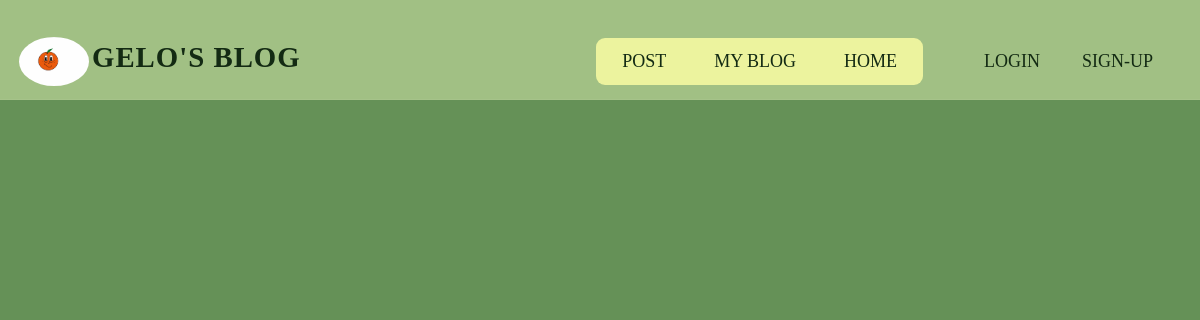
The page /posts/index on the database as committed earlier.
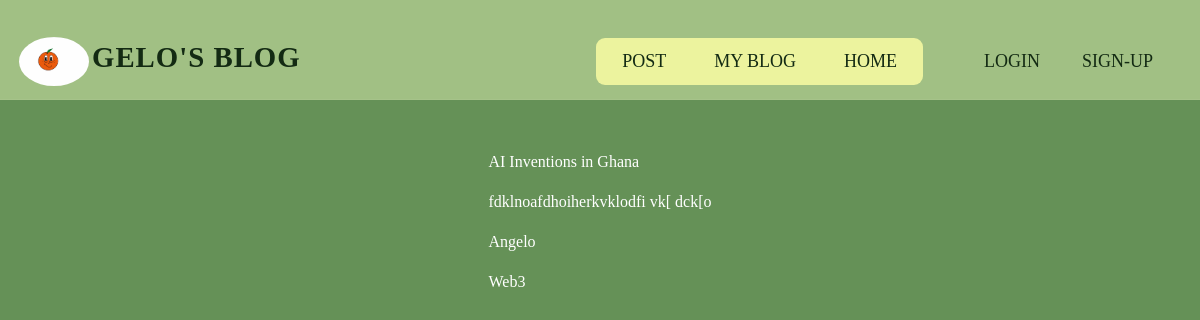
The same page on the database as committed later.
### posts/models.py (models this page shows, shortened)
class Articles(models.Model):
    headline = models.CharField(max_length=200)
    content = models.TextField()
    published_date = models.DateTimeField(auto_now_add=True)
    reporter = models.TextField()
    category = models.TextField()
    featured_Image = models.ImageField(upload_to='articles/featured_images/', blank=True, null=True)

### posts/views.py (the view)
# urls.py: path('index', views.index, name='index'),
def index(request):
    blogsP = Articles.objects.all()
    context = {
        'blogsP': blogsP
    }
    return render(request, 'posts/index.html', context)

### posts/templates/posts/index.html
{% extends "posts/base.html" %}
{% load static %}
{% block content%}
<div class="">
    {% for blog  in blogsP reversed %}
    <p class=""> {{blog.headline}}</p>
    <p class=""> {{blog.content}}</p>
    <p class=""> {{blog.reporter}}</p>
    <p class=""> {{blog.category}} </p>
    {% endfor %}
</div>
{% endblock %}

### posts/templates/posts/base.html (shortened to what this page needs)
{% load static %}
<!DOCTYPE html>
<html lang="en">
    <head>
        <link rel="stylesheet" href={% static 'stylesheet/style.css' %}>
        <link rel="stylesheet" href="https://cdn.jsdelivr.net/npm/bootstrap@4.6.2/dist/css/bootstrap.min.css">
        <link rel='stylesheet' href='https://cdn-uicons.flaticon.com/3.0.0/uicons-regular-rounded/css/uicons-regular-rounded.css'>
        <link rel='stylesheet' href='https://cdn-uicons.flaticon.com/3.0.0/uicons-bold-straight/css/uicons-bold-straight.css'>
        <link rel='stylesheet' href='https://cdn-uicons.flaticon.com/3.0.0/uicons-regular-rounded/css/uicons-regular-rounded.css'>
        <link rel='stylesheet' href='https://cdn-uicons.flaticon.com/3.0.0/uicons-solid-rounded/css/uicons-solid-rounded.css'>
        <link rel='stylesheet' href='https://cdn-uicons.flaticon.com/3.0.0/uicons-regular-rounded/css/uicons-regular-rounded.css'>
    </head>
    <body class="bg">
        <nav class="navbar">
            <div class="header-logo">
                <a href="/" class="h-link">
                    <img src="{% static "img/logo.JPG" %}">
                    <h1>Gelo's Blog</h1>
                </a>
            </div>
            <ul class="nav-links">
                <li><a href="{% url 'index' %}" class="{% if request.path == '/index'%}active{% endif %}">Post</a></li>
                <li><a href="{% url 'blog' %}" class="{% if request.path == '/blog'%}active{% endif %}"> My Blog</a></li>
                <li><a href="{% url 'main' %}" class="{% if request.path == '/'%}active{% endif %}"> Home</a></li>
            </ul>
            <div class="nav-signup">
                    <a href="#" class="{% if request.path == '#'%}active{% endif %}"> Login</a>
                    <a href="#" class="{% if request.path == '#'%}active{% endif %}">  Sign-Up</a>
            </div>
        </nav>
        <main class="container-fluid">
            {%block content%}
            {% endblock %}
        </main>
    </body>
</html>

### posts/static/stylesheet/style.css (style rules this page uses)
* { margin: 0; padding: 0; box-sizing: border-box; }
:root { --body-color: #659157; --text-white: white; --border-btm: rgba(255, 255, 255, 0.05); --bg-nav: #A1C084; --clr1: #ECF39E; --clr2: #90A955; --clr3: #4F772D; --clr4: #31572C; --clr5: #132A13; }
body.bg { font-family: Cambria, Cochin, Georgia, Times, 'Times New Roman', serif; background: var(--body-color); color: var(--text-white); }
.navbar { position: sticky; width: 100%; height: 100px; margin-bottom: 2rem; border-bottom: 1px solid var(--border-btm); backdrop-filter: blur(15px); background: var(--bg-nav); display: flex; align-items: center; justify-content: flex-end; }
.header-logo { margin: 3px; margin-right: auto; }
.header-logo img { width: 70px; border-radius: 80%; }
.header-logo a.h-link { text-decoration: none !important; display: flex; align-items: center; gap: 3px; }
.header-logo a h1 { line-height: 2; font-size: 1.8rem; font-weight: 700; letter-spacing: 1px; text-transform: uppercase; color: var(--clr5); }
.navbar .nav-links { width: fit-content; margin: 30px; padding: 10px; display: flex; gap: 1rem; list-style: none; background-color: var(--clr1); border-radius: 9px; }
.navbar .nav-links li a { position: relative; padding: 8px 16px; text-decoration: none; font-size: 18px; text-transform: uppercase !important; font-weight: 500; color: var(--clr5); }
.navbar .nav-signup { margin: 10px; padding: 5px; display: flex; gap: 10px; }
.navbar .nav-signup a { padding: 8px 16px; text-decoration: none; font-size: 18px; text-transform: uppercase; font-weight: 500; color: var(--clr5); }
.container-fluid { display: flex; justify-content: center; margin-top: 50px; }

Rows that differ between the two databases and show on the page:
added Articles: headline "AI Inventions in Ghana", content "fdklnoafdhoiherkvklodfi vk[ dck[o", reporter "Angelo", category "Web3"
